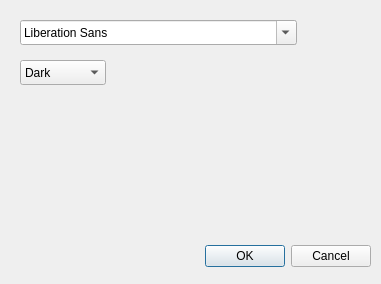
<?xml version="1.0" encoding="UTF-8"?>
<ui version="4.0">
 <class>base_setting</class>
 <widget class="QDialog" name="base_setting">
  <property name="geometry">
   <rect>
    <x>0</x>
    <y>0</y>
    <width>381</width>
    <height>284</height>
   </rect>
  </property>
  <property name="windowTitle">
   <string>Dialog</string>
  </property>
  <widget class="QDialogButtonBox" name="buttonBox">
   <property name="geometry">
    <rect>
     <x>30</x>
     <y>240</y>
     <width>341</width>
     <height>32</height>
    </rect>
   </property>
   <property name="orientation">
    <enum>Qt::Horizontal</enum>
   </property>
   <property name="standardButtons">
    <set>QDialogButtonBox::Cancel|QDialogButtonBox::Ok</set>
   </property>
  </widget>
  <widget class="QFontComboBox" name="fontComboBox">
   <property name="geometry">
    <rect>
     <x>20</x>
     <y>20</y>
     <width>277</width>
     <height>25</height>
    </rect>
   </property>
  </widget>
  <widget class="QComboBox" name="comboBox">
   <property name="geometry">
    <rect>
     <x>20</x>
     <y>60</y>
     <width>86</width>
     <height>25</height>
    </rect>
   </property>
   <item>
    <property name="text">
     <string>Dark</string>
    </property>
   </item>
   <item>
    <property name="text">
     <string>Light</string>
    </property>
   </item>
   <item>
    <property name="text">
     <string>Blue</string>
    </property>
   </item>
  </widget>
 </widget>
 <resources/>
 <connections>
  <connection>
   <sender>buttonBox</sender>
   <signal>accepted()</signal>
   <receiver>base_setting</receiver>
   <slot>accept()</slot>
   <hints>
    <hint type="sourcelabel">
     <x>248</x>
     <y>254</y>
    </hint>
    <hint type="destinationlabel">
     <x>157</x>
     <y>274</y>
    </hint>
   </hints>
  </connection>
  <connection>
   <sender>buttonBox</sender>
   <signal>rejected()</signal>
   <receiver>base_setting</receiver>
   <slot>reject()</slot>
   <hints>
    <hint type="sourcelabel">
     <x>316</x>
     <y>260</y>
    </hint>
    <hint type="destinationlabel">
     <x>286</x>
     <y>274</y>
    </hint>
   </hints>
  </connection>
 </connections>
</ui>
